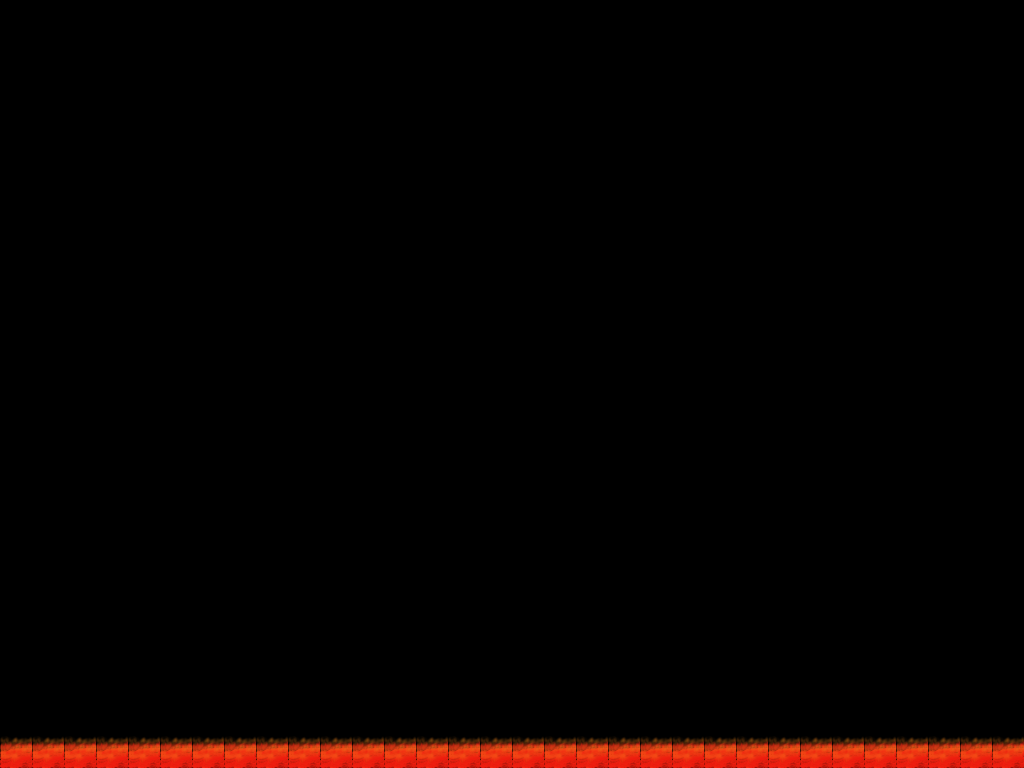

Tiled map render using the project's own tile images. Description and the map definition, with tile-layer contents summarised, below:
An orthogonal 32x24 tile map with 32x32 px tiles, 1 tile layer (Tile Layer 1).

<map version="1.0" orientation="orthogonal" width="32" height="24" tilewidth="32" tileheight="32">
 <tileset firstgid="1" name="Background" tilewidth="32" tileheight="32">
  <image source="BackgroundAtlas.png" width="256" height="256" />
 </tileset>
 <layer name="Tile Layer 1" width="32" height="24">
  <data>[768 cells, 32 non-empty, 1 distinct tile ids]</data>
 </layer>
 <objectgroup name="Objects" width="32" height="24" />
</map>
